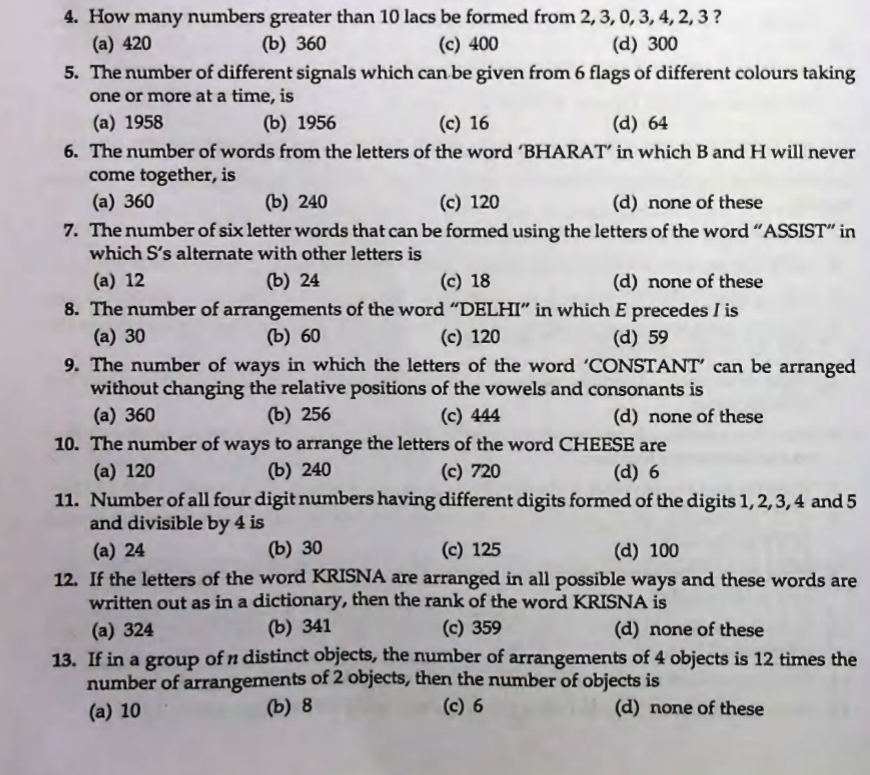
#> input picture data/uploads/1000217361-1791341961610-733947166.jpg, 870 x 775 px
$ python -i image_preprocessor.py   (imports and definitions only)
#> lines starting #> are read from the running program, lines starting #| are printed output that depends on the picture; after the words box and inside, x2 and y2 are one past the last pixel; in counts of white or black regions, pixels touching at a corner belong together
"""
Image Pre-Processor for Math Extraction
========================================
Prepares document pages and formula crops for math recognition.
All operations use OpenCV (CPU-only). No AVX2 required.
Safe on i3 2nd Gen and above.

Pipeline:
  1. Normalize input (accept ndarray, PIL, file path, bytes)
  2. Ensure 300 DPI minimum resolution
  3. Deskew (Hough line transform)
  4. Denoise (adaptive morphological)
  5. Binarize (Sauvola / Otsu)
  6. Contrast normalize
  7. Expand crop for math regions (add padding, never clip subscripts)
"""

from __future__ import annotations

import logging
from pathlib import Path
from typing import Optional, Tuple, Union, Any

import cv2
import numpy as np

logger = logging.getLogger("image_preprocessor")


# ─── Helpers ──────────────────────────────────────────────────────────────────

def _to_numpy(source: Union[str, Path, bytes, np.ndarray, Any]) -> np.ndarray:
    """Convert any input type to a uint8 BGR numpy array."""
    if isinstance(source, np.ndarray):
        return source.copy()
    if isinstance(source, (str, Path)):
        img = cv2.imread(str(source))
        if img is None:
            raise FileNotFoundError(f"Cannot read image: {source}")
        return img
    if isinstance(source, bytes):
        arr = np.frombuffer(source, np.uint8)
        decoded = cv2.imdecode(arr, cv2.IMREAD_COLOR)
        if decoded is None:
            raise ValueError("Failed to decode image from bytes")
        return decoded
    # PIL Image
    try:
        from PIL import Image as _PIL_Image
        if isinstance(source, _PIL_Image.Image):
            return np.array(source.convert("RGB"))[:, :, ::-1].copy()  # RGB->BGR
    except Exception:
        pass
    raise TypeError(f"Unsupported image source type: {type(source)}")


def _to_gray(bgr: np.ndarray) -> np.ndarray:
    if len(bgr.shape) == 2:
        return bgr
    if bgr.shape[2] == 4:
        bgr = cv2.cvtColor(bgr, cv2.COLOR_BGRA2BGR)
    return cv2.cvtColor(bgr, cv2.COLOR_BGR2GRAY)


# ─── Core operations ──────────────────────────────────────────────────────────

def deskew(gray: np.ndarray, max_angle_deg: float = 15.0) -> np.ndarray:
    """
    Detect and correct skew angle using Hough line transform.
    Only corrects if angle < max_angle_deg (avoids false corrections on diagrams).
    """
    try:
        edges = cv2.Canny(gray, 50, 150, apertureSize=3)
        lines = cv2.HoughLinesP(edges, 1, np.pi / 180, threshold=80,
                                minLineLength=gray.shape[1] // 4, maxLineGap=20)
        if lines is None or len(lines) == 0:
            return gray

        angles = []
        for line in lines:
            x1, y1, x2, y2 = line[0]
            if x2 - x1 == 0:
                continue
            angle = np.degrees(np.arctan2(y2 - y1, x2 - x1))
            if abs(angle) < max_angle_deg:
                angles.append(angle)

        if not angles:
            return gray

        median_angle = float(np.median(angles))
        if abs(median_angle) < 0.3:
            return gray  # negligible skew

        h, w = gray.shape
        cx, cy = w / 2, h / 2
        M = cv2.getRotationMatrix2D((cx, cy), median_angle, 1.0)
        rotated = cv2.warpAffine(
            gray, M, (w, h),
            flags=cv2.INTER_CUBIC,
            borderMode=cv2.BORDER_REPLICATE,
        )
        logger.debug("Deskewed by %.2f°", median_angle)
        return rotated
    except Exception as e:
        logger.warning("Deskew failed: %s", e)
        return gray


def denoise(gray: np.ndarray) -> np.ndarray:
    """
    Lightweight noise removal via morphological close + mild Gaussian blur.
    Preserves fine strokes (fraction bars, superscripts).
    """
    kernel = cv2.getStructuringElement(cv2.MORPH_RECT, (1, 1))
    closed = cv2.morphologyEx(gray, cv2.MORPH_CLOSE, kernel, iterations=1)
    return cv2.GaussianBlur(closed, (3, 3), 0)


def binarize(gray: np.ndarray, method: str = "auto") -> np.ndarray:
    """
    Binarize image.
    method: 'otsu' | 'adaptive' | 'auto' (chooses based on variance)
    """
    if method == "auto":
        variance = float(np.var(gray))
        method = "adaptive" if variance > 1500 else "otsu"

    if method == "otsu":
        _, binary = cv2.threshold(gray, 0, 255, cv2.THRESH_BINARY + cv2.THRESH_OTSU)
    else:
        binary = cv2.adaptiveThreshold(
            gray, 255,
            cv2.ADAPTIVE_THRESH_GAUSSIAN_C,
            cv2.THRESH_BINARY,
            blockSize=15,
            C=8,
        )
    return binary


def upscale_to_dpi(img: np.ndarray, current_dpi: int, target_dpi: int = 300) -> np.ndarray:
    """Upscale image if DPI is too low. Uses Lanczos for quality."""
    if current_dpi >= target_dpi:
        return img
    scale = target_dpi / current_dpi
    h, w = img.shape[:2]
    new_h, new_w = int(h * scale), int(w * scale)
    return cv2.resize(img, (new_w, new_h), interpolation=cv2.INTER_LANCZOS4)


def normalize_contrast(gray: np.ndarray) -> np.ndarray:
    """CLAHE contrast normalization — helps low-contrast scans."""
    clahe = cv2.createCLAHE(clipLimit=2.0, tileGridSize=(8, 8))
    return clahe.apply(gray)


# ─── Crop Engine ──────────────────────────────────────────────────────────────

# [26 lines left out: function expand_math_crop, not called in this run]


# ─── Full Pipeline ────────────────────────────────────────────────────────────

class ImagePreprocessor:
    """
    Full pre-processing pipeline for math document images.
    """

    @staticmethod
    def prepare_page(
        source: Union[str, Path, bytes, np.ndarray],
        dpi: int = 150,
        target_dpi: int = 300,
        do_deskew: bool = True,
        do_denoise: bool = True,
        binarize_method: str = "auto",
    ) -> dict:
        """
        Full page pre-processing.
        Returns {
            "original_bgr": ndarray,
            "gray": ndarray,
            "binary": ndarray,
            "preprocessed": ndarray,  # binary uint8 ready for OCR
            "width": int,
            "height": int,
        }
        """
        bgr = _to_numpy(source)
        original_bgr = bgr.copy()

        gray = _to_gray(bgr)
        gray = normalize_contrast(gray)
        gray = upscale_to_dpi(gray, current_dpi=dpi, target_dpi=target_dpi)

        if do_deskew:
            gray = deskew(gray)

        if do_denoise:
            gray = denoise(gray)

        binary = binarize(gray, method=binarize_method)

        h, w = binary.shape[:2]
        return {
            "original_bgr": original_bgr,
            "gray": gray,
            "binary": binary,
            "preprocessed": binary,
            "width": w,
            "height": h,
        }

    # [59 lines left out: functions prepare_math_crop, enhance_for_retry, not called in this run]


image_preprocessor = ImagePreprocessor()

>>> import cv2
>>> picture = cv2.imread('../../../data/uploads/1000217361-1791341961610-733947166.jpg')
#> picture is the input picture: shape (775, 870, 3); mean B, G, R 180.8, 178.6, 180.8
>>> result = ImagePreprocessor().prepare_page(picture)
#> in normalize_contrast, `return clahe.apply(gray)`:
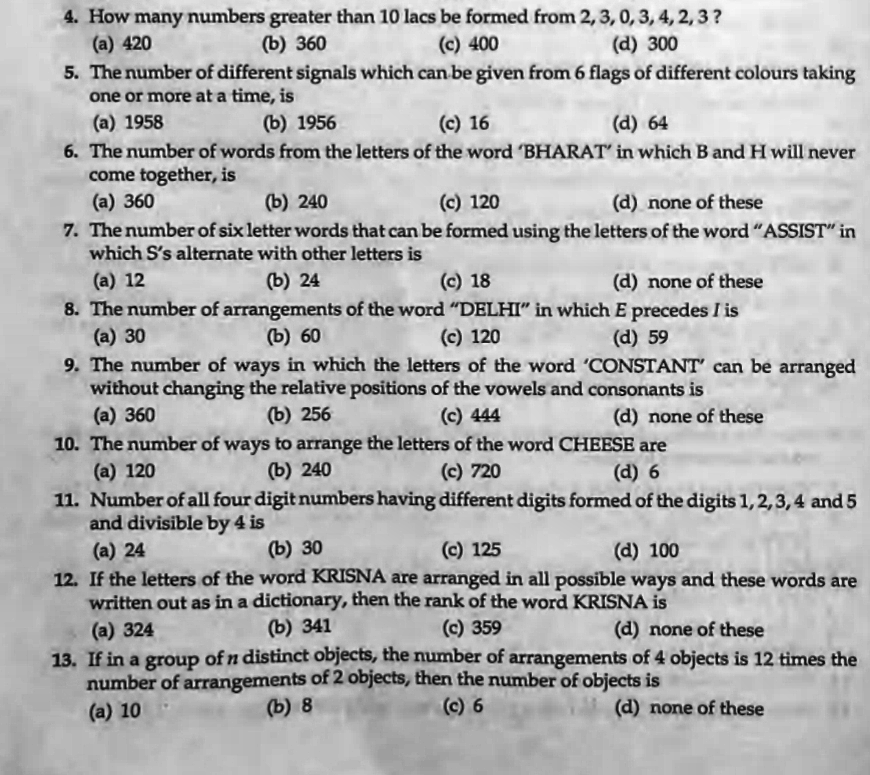
#> returned value: shape (775, 870); min 1, max 251, mean 178.9
#> in deskew, `edges = cv2.Canny(gray, 50, 150, apertureSize=3)`:
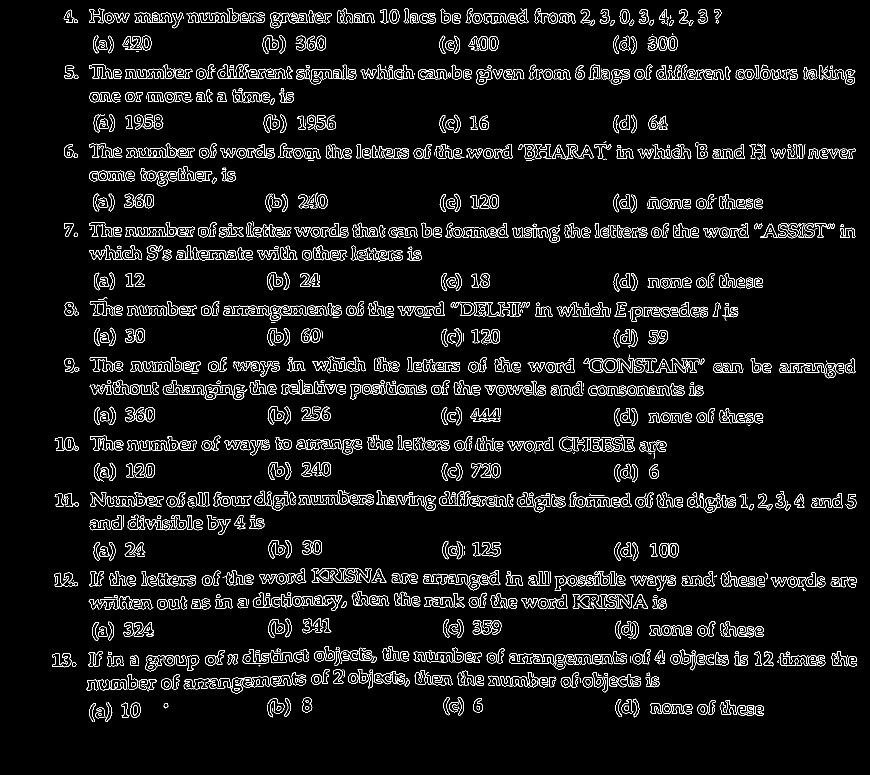
#> edges: shape (1550, 1740) (shown at 1/2 size); 5% white in thin lines or dots, all inside (x1, y1, x2, y2) = (104, 16, 1714, 1444)
#> in deskew, `lines = cv2.HoughLinesP(edges, 1, np.pi / 180, threshold=80, minLineLe..`: lines = 229 rows, first 6: [982, 157, 1709, 157], [188, 139, 1157, 139], [179, 45, 1436, 45], [1234, 316, 1705, 316], [184, 154, 1707, 154], [188, 143, 1710, 143]
#> the loop in deskew, `for line in lines:` made 229 passes
#> (x1, y1, x2, y2, angle) on passes 1 to 3: (982, 157, 1709, 157, 0), (188, 139, 1157, 139, 0), (179, 45, 1436, 45, 0)
#> after the loop in deskew, `for line in lines:`: angles = 229 values, max 1.02 at index 208, min -1.97 at index 110, mean 0.00749
#> in deskew, `median_angle = float(np.median(angles))`: median_angle = 0
#> in binarize, `variance = float(np.var(gray))`: variance = 2215.4
#> in binarize, `method = "adaptive" if variance > 1500 else "otsu"`: method = 'adaptive'
#> in binarize, `binary = cv2.adaptiveThreshold( gray, 255, cv2.ADAPTIVE_THRESH_GAUSSIA..`:
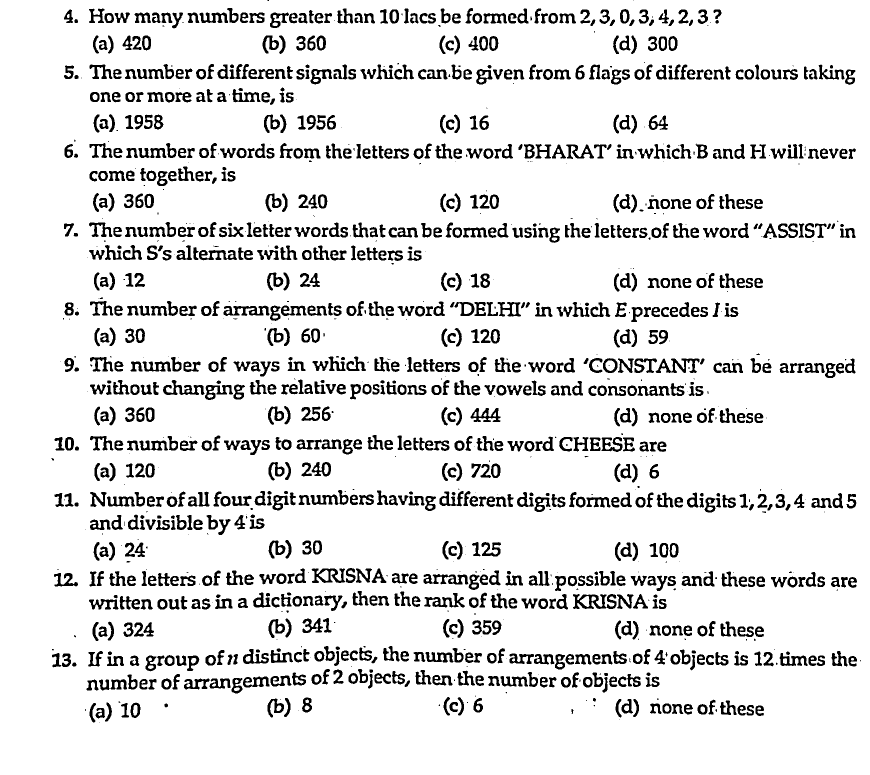
#> binary: shape (1550, 1740) (shown at 1/2 size); 89.4% white; 1382 black regions (307 under 20 px), largest, box (x1, y1, x2, y2) and area: (1311, 717, 1399, 746) 1058, (447, 611, 539, 632) 1034, (1146, 1188, 1213, 1218) 1019
#> result = 6 items
